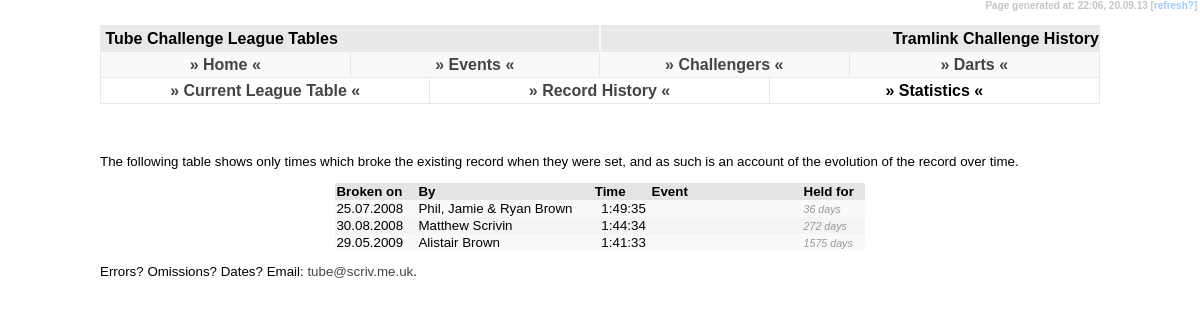
The app's page /tramlink/history/index.php with its own data.
### tables this page shows
CREATE TABLE IF NOT EXISTS `tc_data` (
  `tc_challenge` varchar(3) NOT NULL DEFAULT '',
  `tc_name` varchar(255) NOT NULL DEFAULT '',
  `tc_hours` tinyint(2) NOT NULL DEFAULT '0',
  `tc_mins` tinyint(2) NOT NULL DEFAULT '0',
  `tc_sec` tinyint(2) NOT NULL DEFAULT '0',
  `tc_event` varchar(255) DEFAULT NULL,
  `tc_date` date DEFAULT NULL,
  `tc_fn_station_count` smallint(4) DEFAULT NULL,
  `tc_fn274_excluded_station` varchar(3) DEFAULT NULL,
  `tc_fn_gwr` char(1) DEFAULT NULL,
  `tc_uid` int(4) NOT NULL AUTO_INCREMENT,
  `tc_pending_yn` char(1) NOT NULL DEFAULT 'N',
  `tc_upd_id` varchar(3) NOT NULL DEFAULT '',
  `tc_upd_date` timestamp NOT NULL DEFAULT CURRENT_TIMESTAMP ON UPDATE CURRENT_TIMESTAMP,
  PRIMARY KEY (`tc_uid`)
);

### tramlink/history/index.php (the view, shortened to what this page needs)
<!DOCTYPE html PUBLIC "-//W3C//DTD XHTML 1.0 Strict//EN" "http://www.w3.org/TR/xhtml1/DTD/xhtml1-strict.dtd">
<html xmlns="http://www.w3.org/1999/xhtml" xml:lang="en">
<head>
  <link rel="stylesheet" title="Default" type="text/css" href="../../default.css" />
</head>
<body><div id="temps">Page generated at: <?php echo date("H:i"); ?>,&nbsp;<?php echo date("d.m.y"); ?>&nbsp;[<a class="text" href="javascript:location.reload()">refresh?</a>]&nbsp;</div>
<div id="header1">&nbsp;Tube Challenge League Tables</div>
<div id="header2">&nbsp;Tramlink Challenge History</div>
<?php
	include('../../menu.php');
	include('../../submenu.php');
?>
<div id="content">
	<h3>&nbsp;</h3>
<p>The following table shows only times which broke the existing record when they were set, and as such is an account of the evolution of the record over time.</p>
			<table align="center" border="0" cellpadding="1" cellspacing="0">
				<tr class="newshead">
					<td width="80">Broken on</td>
					<td>By</td>
					<td align="center">Time&nbsp;</td>
					<td width="150">Event</td>
					<td width="60">Held for</td>
				</tr>
				<?php
					$query = "SELECT * FROM tc_data WHERE tc_challenge = 'TRM' AND tc_date is not null ORDER BY tc_date, tc_hours, tc_mins, tc_sec";
					$fnc = mysql_query($query) or die("Select Failed! [302]");
					$fncpos = 0;
						$prevhr = 19;
						$prevmin = 57;
						$prevsec = 47;
					while ($fncdata = mysql_fetch_array($fnc)) {
						$fncpos++;
						if(mktime($fncdata['tc_hours'], $fncdata['tc_mins'], $fncdata['tc_sec']) < mktime($prevhr, $prevmin, $prevsec)){
						if ($fncpos > 1){
						?>
					<td><i><?php $diff = (date("U", strtotime($fncdata['tc_date'])) - $prevdate)/86400; echo round($diff); ?> days</i></td>
				</tr><?php } ?>
				<tr class="row<?php if($fncpos%2 != 0){ echo "1"; } else { echo "2"; } ?>">
					<td><?php if ($fncdata['tc_date']){ echo date("d.m.Y", strtotime($fncdata['tc_date']));} ?></td>
					<td><?php echo $fncdata['tc_name']; ?></td>
					<td width="75" align="right"><?php  echo $fncdata['tc_hours']; ?>:<?php  echo $fncdata['tc_mins']; ?>:<?php  echo $fncdata['tc_sec']; ?></td>
					<td>&nbsp;<i><?php echo $fncdata['tc_event']; ?></i></td>
				<?php	$prevhr = $fncdata['tc_hours'];
						$prevmin = $fncdata['tc_mins'];
						$prevsec = $fncdata['tc_sec'];
						$prevdate = date("U", strtotime($fncdata['tc_date']));
					} } ?>
					<td><i><?php $diff = (date("U", strtotime(date("Y-m-d"))) - $prevdate)/86400; echo round($diff); ?> days</i></td>
				</tr>
			</table>
<p>Errors? Omissions? Dates? Email: <a href="mailto:tube@scriv.me.uk">tube&#64;scriv.me.uk</a>.</p>
</div>
</body>
</html>

### default.css (style rules this page uses)
body { padding: 0; margin: 0; font-family: Trebuchet MS, Arial, Verdana, Helvetica, Calibri, sans-serif; background-color: #fff; font-weight: bold; }
#header1 { position: absolute; height: 25px; border-right: solid 1px #f9f9f9; border-left: solid 1px #e9e9e9; border-top: solid 1px #e9e9e9; border-bottom: solid 1px #e9e9e9; left: 100px; right: 50%; top: 25px; background-color: #e9e9e9; line-height: 25px; vertical-align: middle; }
#header2 { position: absolute; height: 25px; border-left: solid 1px #f9f9f9; border-right: solid 1px #e9e9e9; border-top: solid 1px #e9e9e9; border-bottom: solid 1px #e9e9e9; left: 50%; right: 100px; top: 25px; background-color: #e9e9e9; border-width: 1px; line-height: 25px; vertical-align: middle; text-align: right; }
#content { position: absolute; left: 100px; right: 100px; top: 108px; font-weight: normal; font-size: 10pt; text-align: justify; }
#temps { text-align: right; color: #c4c4c4; font-size: 7.5pt; position: absolute; right: 0px; height: 15px; top: 0px; margin: 0px 0px; vertical-align: middle; background-color: #ffffff; }
.newshead { background-color: #e4e4e4; vertical-align: middle; font-weight: bold; }
.row1 { background-color: #f9f9f9; }
.row2 { background-color: #f4f4f4; }
i { font-size: 8pt; color: #999999; }
a:link { color: #444444; text-decoration: none; }
a.text:link { color: #99ccff; text-decoration: none; }
h3 { padding-top: 15px; margin: 0; }

### records on screen
tc_data: tc_date "25.07.2008", tc_name "Phil, Jamie & Ryan Brown", tc_hours "1", tc_mins "49", tc_sec "35"
tc_data: diff "36", tc_date "30.08.2008", tc_name "Matthew Scrivin", tc_hours "1", tc_mins "44", tc_sec "34"
tc_data: diff "272", tc_date "29.05.2009", tc_name "Alistair Brown", tc_hours "1", tc_mins "41", tc_sec "33", tc_date "1575"
